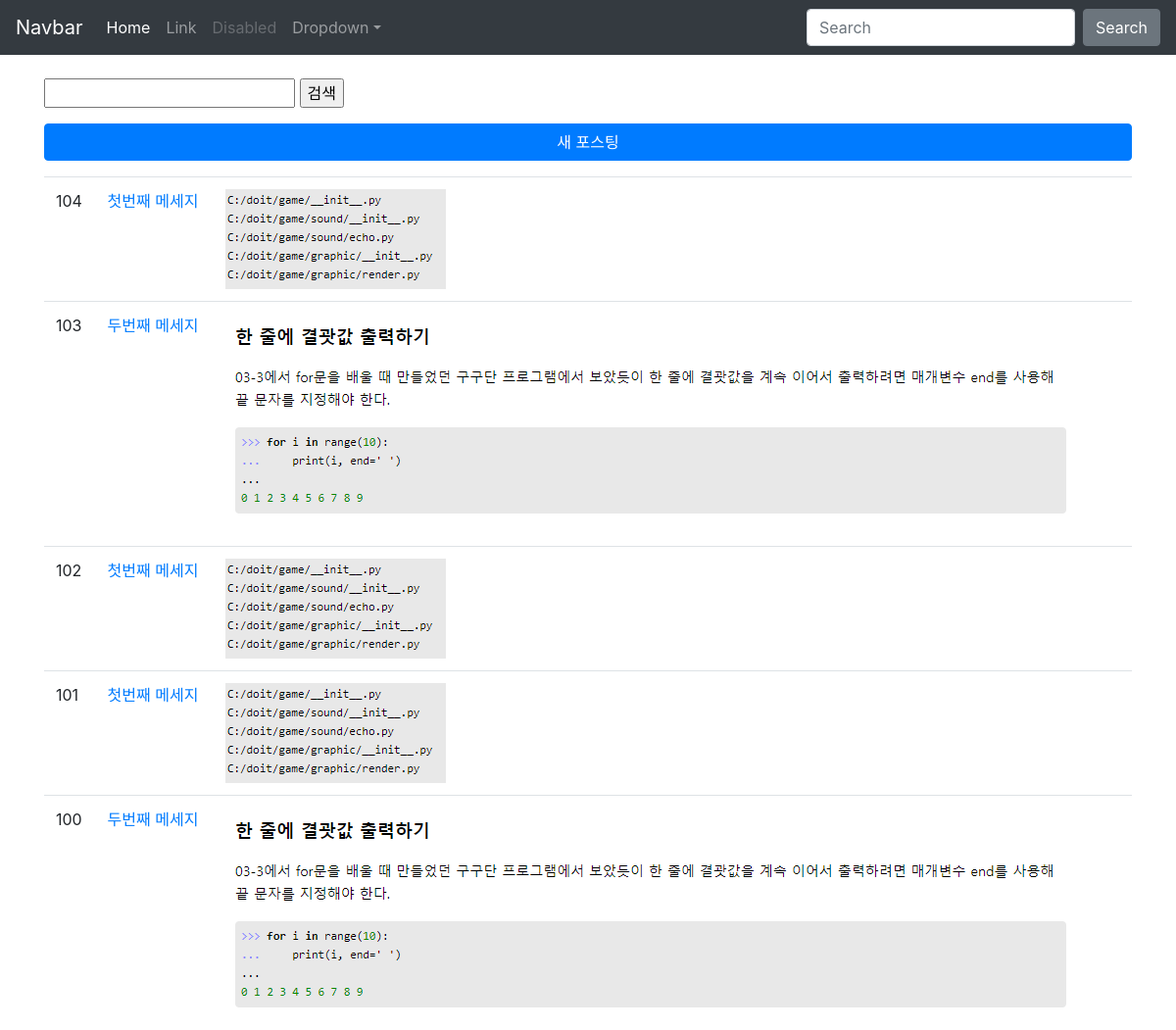
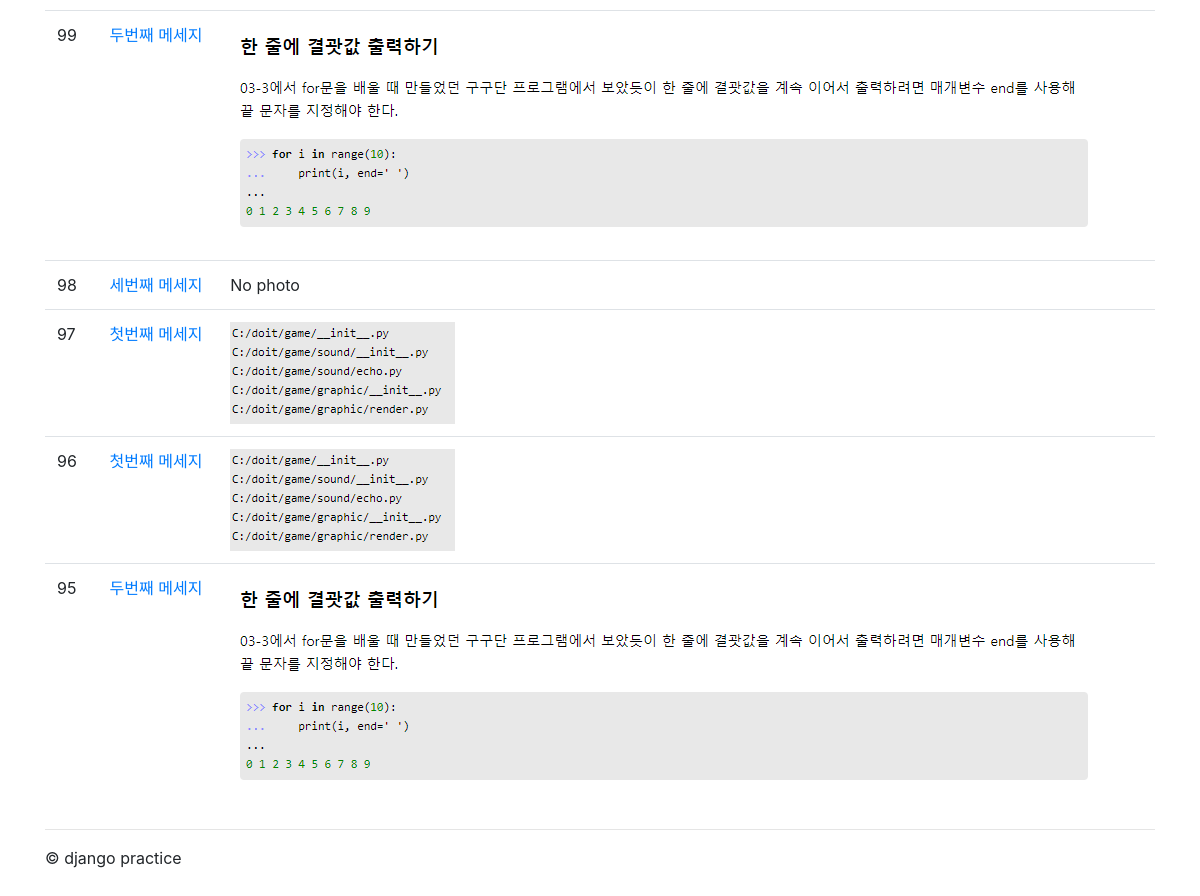
The page /instagram/ (signed in) on the database its author committed (2 pictures, top to bottom).
### instagram/models.py (models this page shows, shortened)
class Post(models.Model):
    author = models.ForeignKey(settings.AUTH_USER_MODEL, on_delete=models.CASCADE)
    message = models.TextField(validators=[MinLengthValidator(10)])
    photo = models.ImageField(blank=True, upload_to="instagram/post/%Y/%m/%d")
    tag_set = models.ManyToManyField('Tag', blank=True)
    is_public = models.BooleanField(default=False, verbose_name='공개여부')
    created_at = models.DateTimeField(auto_now_add=True)
    updated_at = models.DateTimeField(auto_now=True)
    models.OneToOneField
    def get_absolute_url(self):
        return reverse('instagram:post_detail', args=[self.pk])
    class Meta:
        ordering = ['-id']

### instagram/views.py (the view)
@method_decorator(login_required, name='dispatch')
class PostListView(LoginRequiredMixin, ListView):
    model = Post
    paginate_by = 10

### instagram/templates/instagram/post_list.html (shortened to what this page needs)
{% extends "instagram/layout.html" %}
{% load bootstrap4 %}
{% load static %}
{% block content %}
<form action method="get">
    <input type="text" name="q" value="{{ q }}"/>
    <input type="submit" value="검색"/>
</form>
<a href="{% url 'instagram:post_new' %}" class="btn btn-primary btn-block mt-3 mb-3">새 포스팅</a>
<table class="table table-borderd table-hover">
    <tbody>
    {% for post in post_list %}
    <tr>
        <td>{{ post.pk }}</td>
        <td><a href="{{ post.get_absolute_url }}">
            {{ post.message }}
        </a>
        </td>
        {% if post.photo %}
        <td><img src="{{ post.photo.url }}"/></td>
        {% else %}
        <td>No photo</td>
        {% endif %}
    </tr>
    {% endfor %}
    </tbody>
</table>
{% endblock content %}

### instagram/templates/instagram/layout.html (style rules this page uses)
body { padding-top: 5rem; padding-bottom: 5rem; }

### rows shown on the page
Post: pk "104", message "첫번째 메세지", photo (picture)
Post: pk "103", message "두번째 메세지", photo (picture)
Post: pk "102", message "첫번째 메세지", photo (picture)
Post: pk "101", message "첫번째 메세지", photo (picture)
Post: pk "100", message "두번째 메세지", photo (picture)
Post: pk "99", message "두번째 메세지", photo (picture)
Post: pk "98", message "세번째 메세지", photo "No photo"
Post: pk "97", message "첫번째 메세지", photo (picture)
Post: pk "96", message "첫번째 메세지", photo (picture)
Post: pk "95", message "두번째 메세지", photo (picture)
